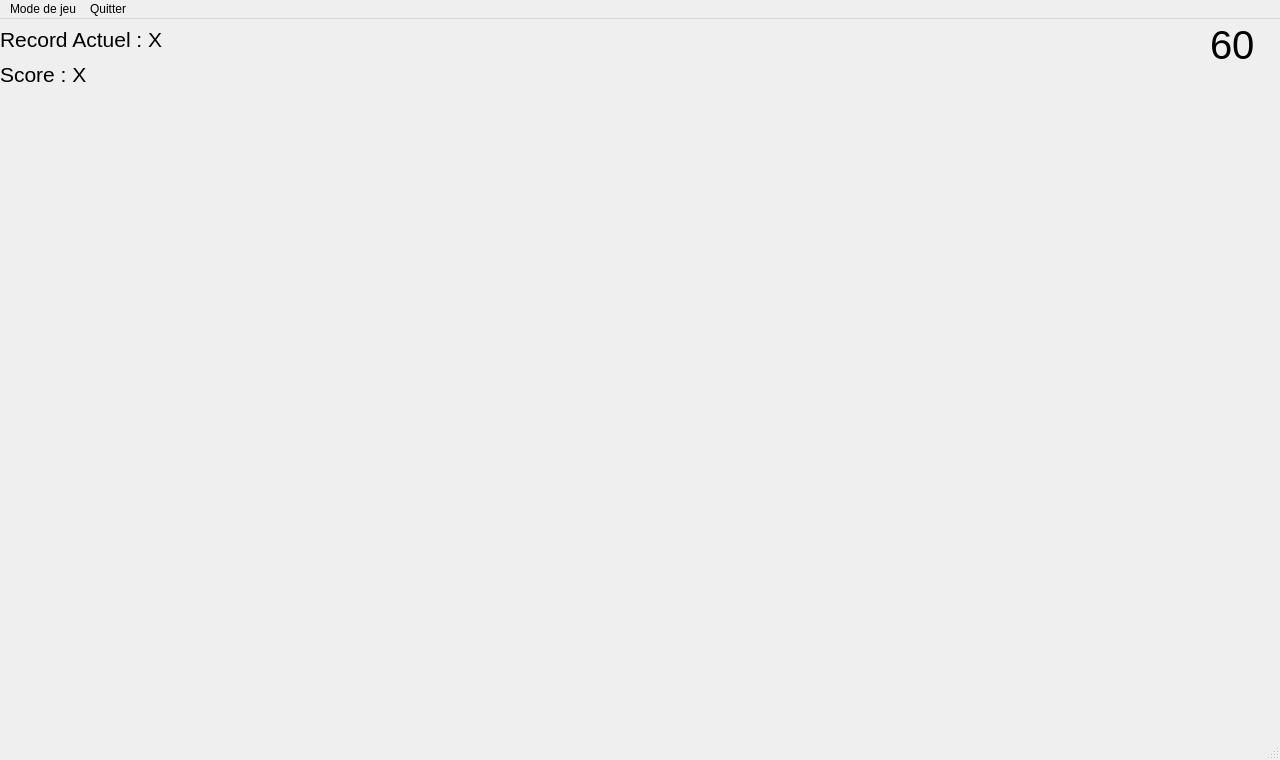
<?xml version="1.0" encoding="UTF-8"?>
<ui version="4.0">
 <class>TT</class>
 <widget class="QMainWindow" name="TT">
  <property name="geometry">
   <rect>
    <x>0</x>
    <y>0</y>
    <width>1280</width>
    <height>760</height>
   </rect>
  </property>
  <property name="minimumSize">
   <size>
    <width>1280</width>
    <height>760</height>
   </size>
  </property>
  <property name="maximumSize">
   <size>
    <width>1280</width>
    <height>760</height>
   </size>
  </property>
  <property name="windowTitle">
   <string>TT</string>
  </property>
  <property name="styleSheet">
   <string notr="true">
</string>
  </property>
  <widget class="QWidget" name="centralwidget">
   <property name="styleSheet">
    <string notr="true">background: url(grass.png)</string>
   </property>
   <widget class="QLabel" name="label_4">
    <property name="geometry">
     <rect>
      <x>0</x>
      <y>0</y>
      <width>231</width>
      <height>41</height>
     </rect>
    </property>
    <property name="font">
     <font>
      <pointsize>16</pointsize>
     </font>
    </property>
    <property name="text">
     <string>Record Actuel : X</string>
    </property>
   </widget>
   <widget class="QLabel" name="label_5">
    <property name="geometry">
     <rect>
      <x>0</x>
      <y>40</y>
      <width>111</width>
      <height>31</height>
     </rect>
    </property>
    <property name="font">
     <font>
      <pointsize>16</pointsize>
     </font>
    </property>
    <property name="text">
     <string>Score : X</string>
    </property>
   </widget>
   <widget class="QLabel" name="timeedit">
    <property name="geometry">
     <rect>
      <x>1210</x>
      <y>0</y>
      <width>71</width>
      <height>51</height>
     </rect>
    </property>
    <property name="font">
     <font>
      <pointsize>30</pointsize>
     </font>
    </property>
    <property name="text">
     <string>60</string>
    </property>
   </widget>
  </widget>
  <widget class="QMenuBar" name="menubar">
   <property name="geometry">
    <rect>
     <x>0</x>
     <y>0</y>
     <width>1280</width>
     <height>26</height>
    </rect>
   </property>
   <widget class="QMenu" name="menuMode_de_jeu">
    <property name="title">
     <string>Mode de jeu</string>
    </property>
    <widget class="QMenu" name="menuMode_multyplicateur">
     <property name="title">
      <string>Mode multyplicateur</string>
     </property>
     <addaction name="actionx1"/>
     <addaction name="actionx2"/>
     <addaction name="actionx3"/>
    </widget>
    <addaction name="actionMode_rapide"/>
    <addaction name="menuMode_multyplicateur"/>
    <addaction name="actionMode_Contre_la_montre"/>
   </widget>
   <widget class="QMenu" name="menuQuitter">
    <property name="title">
     <string>Quitter</string>
    </property>
    <addaction name="actionVraiment_quitter"/>
   </widget>
   <addaction name="menuMode_de_jeu"/>
   <addaction name="menuQuitter"/>
  </widget>
  <widget class="QStatusBar" name="statusbar"/>
  <action name="actionVraiment_quitter">
   <property name="text">
    <string>Vraiment quitter</string>
   </property>
  </action>
  <action name="actionMode_rapide">
   <property name="text">
    <string>Mode rapide</string>
   </property>
  </action>
  <action name="actionx1">
   <property name="text">
    <string>x1</string>
   </property>
  </action>
  <action name="actionx2">
   <property name="text">
    <string>x2</string>
   </property>
  </action>
  <action name="actionx3">
   <property name="text">
    <string>x3</string>
   </property>
  </action>
  <action name="actionMode_Contre_la_montre">
   <property name="text">
    <string>Mode Contre-la-montre</string>
   </property>
  </action>
 </widget>
 <resources/>
 <connections/>
</ui>
